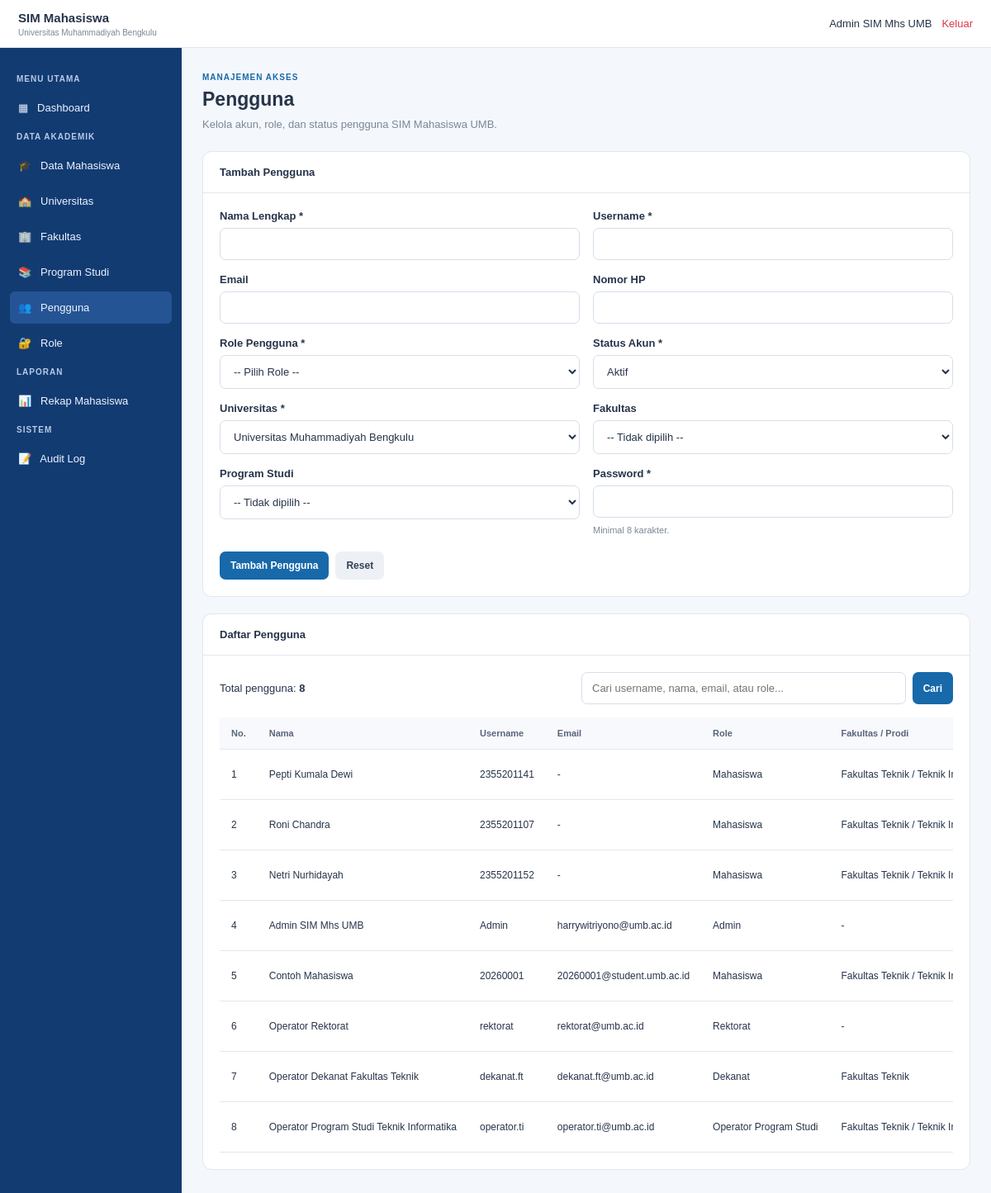
The app's page /pengguna.php (signed in) with its own data.
### tables this page shows
CREATE TABLE `pengguna` (
  `id_pengguna` bigint(20) UNSIGNED NOT NULL,
  `id_role` smallint(5) UNSIGNED NOT NULL,
  `id_universitas` bigint(20) UNSIGNED DEFAULT NULL,
  `id_fakultas` bigint(20) UNSIGNED DEFAULT NULL,
  `id_program_studi` bigint(20) UNSIGNED DEFAULT NULL,
  `username` varchar(100) NOT NULL,
  `password_hash` varchar(255) NOT NULL,
  `nama_lengkap` varchar(200) NOT NULL,
  `email` varchar(150) DEFAULT NULL,
  `no_hp` varchar(30) DEFAULT NULL,
  `status_aktif` enum('Aktif','Tidak Aktif') NOT NULL DEFAULT 'Aktif',
  `last_login` datetime DEFAULT NULL,
  `created_at` timestamp NOT NULL DEFAULT current_timestamp(),
  `updated_at` timestamp NOT NULL DEFAULT current_timestamp() ON UPDATE current_timestamp()
);

CREATE TABLE `roles` (
  `id_role` smallint(5) UNSIGNED NOT NULL,
  `kode_role` varchar(30) NOT NULL,
  `nama_role` varchar(100) NOT NULL,
  `keterangan` varchar(255) DEFAULT NULL,
  `created_at` timestamp NOT NULL DEFAULT current_timestamp()
);

### auth.php (called while the page is built, shortened)
<?php
function e($value)
{
    return htmlspecialchars(
        (string) $value,
        ENT_QUOTES,
        'UTF-8'
    );
}

### pengguna.php (the view, shortened to what this page needs)
<?php
require_once __DIR__ . '/koneksi.php';
require_once __DIR__ . '/auth.php';
$mode = 'tambah';
$idUniversitas = '1';
$username = '';
$nama = '';
$email = '';
$noHp = '';
$status = 'Aktif';
$statusPilihan = array('Aktif', 'Tidak Aktif');
$universitas = array();
$res = $conn->query(
    "SELECT id_universitas, nama_universitas FROM universitas ORDER BY nama_universitas"
);
if ($res) {
    while ($r = $res->fetch_assoc()) {
        $universitas[] = $r;
    }
}
$cari = isset($_GET['cari']) && is_string($_GET['cari'])
    ? trim($_GET['cari']) : '';
$sql = "SELECT p.id_pengguna, p.username, p.nama_lengkap, p.email,
               p.no_hp, p.status_aktif, p.id_role,
               r.nama_role, u.nama_universitas,
               f.nama_fakultas, ps.nama_program_studi
        FROM pengguna p
        LEFT JOIN roles r ON r.id_role = p.id_role
        LEFT JOIN universitas u ON u.id_universitas = p.id_universitas
        LEFT JOIN fakultas f ON f.id_fakultas = p.id_fakultas
        LEFT JOIN program_studi ps ON ps.id_program_studi = p.id_program_studi";
$sql .= " ORDER BY p.id_pengguna DESC";
$daftar = array();
$stmt = $conn->prepare($sql);
if ($stmt) {
    $stmt->execute();
    $hasil = $stmt->get_result();
    while ($row = $hasil->fetch_assoc()) {
        $daftar[] = $row;
    }
} else {
    $error = 'Gagal mengambil daftar pengguna.';
}
?>
<!DOCTYPE html>
<html lang="id">
<head>
</head>
<body>
<header class="topbar">
    <div class="brand">SIM Mahasiswa
        <small>Universitas Muhammadiyah Bengkulu</small>
    </div>
    <div class="top-right">
        <span><?php echo e(isset($_SESSION['nama_lengkap']) ? $_SESSION['nama_lengkap'] : 'Admin'); ?></span>
        <a href="logout.php">Keluar</a>
    </div>
</header>
<aside class="sidebar">
    <div class="menu-heading">MENU UTAMA</div>
    <a class="nav-link" href="dashboard.php">▦ &nbsp; Dashboard</a>
    <div class="menu-heading">DATA AKADEMIK</div>
    <a class="nav-link" href="mahasiswa.php">🎓 &nbsp; Data Mahasiswa</a>
    <a class="nav-link" href="universitas.php">🏫 &nbsp; Universitas</a>
    <a class="nav-link" href="fakultas.php">🏢 &nbsp; Fakultas</a>
    <a class="nav-link" href="program_studi.php">📚 &nbsp; Program Studi</a>
    <a class="nav-link active" href="pengguna.php">👥 &nbsp; Pengguna</a>
    <a class="nav-link" href="role.php">🔐 &nbsp; Role</a>
    <div class="menu-heading">LAPORAN</div>
    <a class="nav-link" href="rekap_mahasiswa.php">📊 &nbsp; Rekap Mahasiswa</a>
    <div class="menu-heading">SISTEM</div>
    <a class="nav-link" href="audit_log.php">📝 &nbsp; Audit Log</a>
</aside>
<main class="main">
    <div class="page-label">MANAJEMEN AKSES</div>
    <h1>Pengguna</h1>
    <div class="subtitle">Kelola akun, role, dan status pengguna SIM Mahasiswa UMB.</div>
    <section class="panel">
        <div class="panel-heading">
            <?php echo $mode === 'edit' ? 'Edit Pengguna' : 'Tambah Pengguna'; ?>
        </div>
        <div class="panel-body">
            <form method="post" action="pengguna.php">
                <div class="form-grid">
                    <div class="form-group">
                        <label for="nama_lengkap">Nama Lengkap *</label>
                        <input id="nama_lengkap" name="nama_lengkap" maxlength="200" required
                               value="<?php echo e($nama); ?>">
                    </div>
                    <div class="form-group">
                        <label for="username">Username *</label>
                        <input id="username" name="username" maxlength="100" required
                               value="<?php echo e($username); ?>">
                    </div>
                    <div class="form-group">
                        <label for="email">Email</label>
                        <input type="email" id="email" name="email" maxlength="150"
                               value="<?php echo e($email); ?>">
                    </div>
                    <div class="form-group">
                        <label for="no_hp">Nomor HP</label>
                        <input id="no_hp" name="no_hp" maxlength="30"
                               value="<?php echo e($noHp); ?>">
                    </div>
                    <div class="form-group">
                        <label for="id_role">Role Pengguna *</label>
                        <select id="id_role" name="id_role" required>
                            <option value="">-- Pilih Role --</option>
                        </select>
                    </div>
                    <div class="form-group">
                        <label for="status_aktif">Status Akun *</label>
                        <select id="status_aktif" name="status_aktif" required>
                            <?php foreach ($statusPilihan as $s): ?>
                                <option value="<?php echo e($s); ?>"
                                    <?php echo $status === $s ? 'selected' : ''; ?>>
                                    <?php echo e($s); ?>
                                </option>
                            <?php endforeach; ?>
                        </select>
                    </div>
                    <div class="form-group">
                        <label for="id_universitas">Universitas *</label>
                        <select id="id_universitas" name="id_universitas" required>
                            <?php foreach ($universitas as $u): ?>
                                <option value="<?php echo (int) $u['id_universitas']; ?>"
                                    <?php echo ((string) $idUniversitas === (string) $u['id_universitas']) ? 'selected' : ''; ?>>
                                    <?php echo e($u['nama_universitas']); ?>
                                </option>
                            <?php endforeach; ?>
                        </select>
                    </div>
                    <div class="form-group">
                        <label for="id_fakultas">Fakultas</label>
                        <select id="id_fakultas" name="id_fakultas">
                            <option value="">-- Tidak dipilih --</option>
                        </select>
                    </div>
                    <div class="form-group">
                        <label for="id_program_studi">Program Studi</label>
                        <select id="id_program_studi" name="id_program_studi">
                            <option value="">-- Tidak dipilih --</option>
                        </select>
                    </div>
                    <div class="form-group">
                        <label for="password">Password <?php echo $mode === 'tambah' ? '*' : '(opsional)'; ?></label>
                        <input type="password" id="password" name="password"
                               minlength="8" autocomplete="new-password"
                               <?php echo $mode === 'tambah' ? 'required' : ''; ?>>
                        <div class="hint">
                            Minimal 8 karakter.
                        </div>
                    </div>
                </div>
                <div class="actions">
                    <button type="submit" class="btn primary">
                        <?php echo $mode === 'edit' ? 'Simpan Perubahan' : 'Tambah Pengguna'; ?>
                    </button>
                    <?php if ($mode === 'edit'): ?>
                        <a href="pengguna.php" class="btn light">Batal</a>
                    <?php else: ?>
                        <button type="reset" class="btn light">Reset</button>
                    <?php endif; ?>
                </div>
            </form>
        </div>
    </section>
    <section class="panel">
        <div class="panel-heading">Daftar Pengguna</div>
        <div class="panel-body">
            <div class="toolbar">
                <span>Total pengguna: <strong><?php echo count($daftar); ?></strong></span>
                <form class="search" method="get" action="pengguna.php">
                    <input type="search" name="cari"
                           placeholder="Cari username, nama, email, atau role..."
                           value="<?php echo e($cari); ?>">
                    <button class="btn primary" type="submit">Cari</button>
                </form>
            </div>
            <div class="table-wrap">
                <table>
                    <thead>
                    <tr>
                        <th>No.</th>
                        <th>Nama</th>
                        <th>Username</th>
                        <th>Email</th>
                        <th>Role</th>
                        <th>Fakultas / Prodi</th>
                    </tr>
                    </thead>
                    <tbody>
                    <?php if (count($daftar) > 0): ?>
                        <?php foreach ($daftar as $i => $p): ?>
                            <tr>
                                <td><?php echo $i + 1; ?></td>
                                <td><?php echo e($p['nama_lengkap']); ?></td>
                                <td><?php echo e($p['username']); ?></td>
                                <td><?php echo e($p['email'] ? $p['email'] : '-'); ?></td>
                                <td><?php echo e($p['nama_role'] ? $p['nama_role'] : '-'); ?></td>
                                <td>
                                    <?php
                                    $lingkup = array();
                                    if (!empty($p['nama_fakultas'])) $lingkup[] = $p['nama_fakultas'];
                                    if (!empty($p['nama_program_studi'])) $lingkup[] = $p['nama_program_studi'];
                                    echo e(count($lingkup) ? implode(' / ', $lingkup) : '-');
                                    ?>
                                </td>
                            </tr>
                        <?php endforeach; ?>
                    <?php else: ?>
                        <tr>
                            <td colspan="8" class="empty">Belum ada pengguna atau data tidak ditemukan.</td>
                        </tr>
                    <?php endif; ?>
                    </tbody>
                </table>
            </div>
        </div>
    </section>
</main>
</body>
</html>

### pengguna.php (style rules this page uses)
* { box-sizing:border-box;margin:0;padding:0 }
body { font-family:Arial,Helvetica,sans-serif;background:#f4f7fb;color:#263449;font-size:13px }
.topbar { height:58px;position:fixed;z-index:10;top:0;left:0;right:0;background:#fff;border-bottom:1px solid #e1e8f0;display:flex;align-items:center;justify-content:space-between;padding:0 22px }
.brand { font-size:15px;font-weight:bold }
.brand small { display:block;margin-top:4px;color:#7c8797;font-size:10px;font-weight:normal }
.top-right { display:flex;gap:12px;align-items:center }
.top-right a { color:#dc3545;text-decoration:none }
.sidebar { position:fixed;top:58px;bottom:0;left:0;width:220px;overflow-y:auto;background:#123b72;padding:22px 12px }
.menu-heading { margin:10px 8px;color:#b7cbe6;font-size:10px;font-weight:bold;letter-spacing:1px }
.nav-link { display:block;padding:12px 10px;margin-bottom:4px;border-radius:6px;color:#edf4ff;text-decoration:none }
.nav-link:hover,.nav-link.active { background:#245493 }
.main { margin-left:220px;padding:88px 25px 30px;min-height:100vh }
.page-label { margin-bottom:8px;color:#1769aa;font-size:10px;font-weight:bold;letter-spacing:1px }
h1 { font-size:23px;margin-bottom:7px }
.subtitle { margin-bottom:22px;color:#7c8797;line-height:1.5 }
.panel { margin-bottom:20px;overflow:hidden;background:white;border:1px solid #e1e8f0;border-radius:11px }
.panel-heading { padding:17px 20px;border-bottom:1px solid #e1e8f0;font-weight:bold }
.panel-body { padding:20px }
.form-grid { display:grid;grid-template-columns:repeat(2,minmax(0,1fr));gap:16px }
.form-group { display:flex;flex-direction:column;gap:7px }
label { font-weight:bold }
input,select { width:100%;padding:11px 12px;border:1px solid #d5deea;border-radius:7px;background:#fff;font:inherit;color:#263449 }
.hint { font-size:11px;color:#7c8797;line-height:1.5 }
.actions { display:flex;gap:8px;margin-top:18px;flex-wrap:wrap }
.btn { display:inline-block;padding:10px 13px;border:0;border-radius:7px;cursor:pointer;font-size:12px;font-weight:bold;text-decoration:none }
.primary { background:#1769aa;color:white }
.light { background:#edf1f6;color:#344054 }
.toolbar { display:flex;justify-content:space-between;align-items:center;gap:12px;margin-bottom:16px;flex-wrap:wrap }
.search { display:flex;gap:8px;max-width:450px;flex:1 }
.search input { min-width:100px }
.table-wrap { overflow-x:auto }
table { width:100%;border-collapse:collapse;white-space:nowrap }
th,td { padding:13px 14px;border-bottom:1px solid #e1e8f0;text-align:left }
th { background:#f7f9fc;color:#596579;font-size:11px }
td { font-size:12px }

### records on screen
pengguna: nama_lengkap "Pepti Kumala Dewi", username "2355201141", email "-", id_role.nama_role "Mahasiswa", count($lingkup) ? implode(' / ', $lingkup) : '-' "Fakultas Teknik / Teknik…"
pengguna: nama_lengkap "Roni Chandra", username "2355201107", email "-", id_role.nama_role "Mahasiswa", count($lingkup) ? implode(' / ', $lingkup) : '-' "Fakultas Teknik / Teknik…"
pengguna: nama_lengkap "Netri Nurhidayah", username "2355201152", email "-", id_role.nama_role "Mahasiswa", count($lingkup) ? implode(' / ', $lingkup) : '-' "Fakultas Teknik / Teknik…"
pengguna: nama_lengkap "Admin SIM Mhs UMB", username "Admin", email "harrywitriyono@umb.ac.id", id_role.nama_role "Admin", count($lingkup) ? implode(' / ', $lingkup) : '-' "-"
pengguna: nama_lengkap "Contoh Mahasiswa", username "20260001", email "20260001@student.umb.ac.id", id_role.nama_role "Mahasiswa", count($lingkup) ? implode(' / ', $lingkup) : '-' "Fakultas Teknik / Teknik…"
pengguna: nama_lengkap "Operator Rektorat", username "rektorat", email "rektorat@umb.ac.id", id_role.nama_role "Rektorat", count($lingkup) ? implode(' / ', $lingkup) : '-' "-"
pengguna: nama_lengkap "Operator Dekanat Fakultas Teknik", username "dekanat.ft", email "dekanat.ft@umb.ac.id", id_role.nama_role "Dekanat", count($lingkup) ? implode(' / ', $lingkup) : '-' "Fakultas Teknik"
pengguna: nama_lengkap "Operator Program Studi Teknik Informatika", username "operator.ti", email "operator.ti@umb.ac.id", id_role.nama_role "Operator Program Studi", count($lingkup) ? implode(' / ', $lingkup) : '-' "Fakultas Teknik / Teknik…"

### other values on screen
isset($_SESSION['nama_lengkap']) ? $_SESSION['nama_lengkap'] : 'Admin' "Admin SIM Mhs UMB"
count($daftar) "8"
form field status_aktif "Aktif"
form field id_universitas "Universitas Muhammadiyah Bengkulu"
